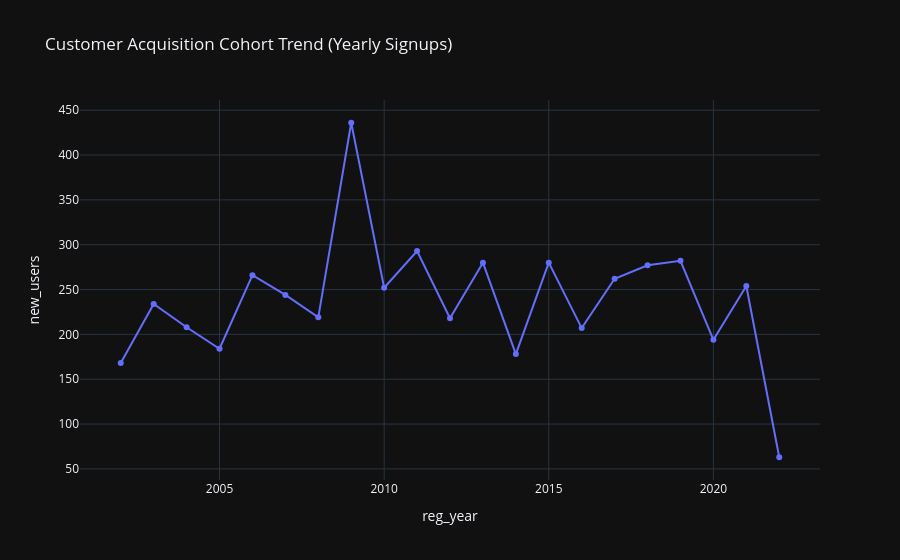

Notebook code cell kept with this figure:
### Markdown cell above
### 💡 Key Insights: Relative Inactivity & Retained Balance

* **Activity vs. Liquidity Paradox**: **Highly Active (Q1)** users make up the largest chunk of customers (>1,500), but **Active (Q2)** customers hold the highest average retained balance.
* **Capital Retention Dynamics**: Q1 users have high transaction frequency, but their retained balance shows net outflow. In contrast, Q2 users consistently park capital on the platform.
* **Strategic Recommendation**: Target the Q2 cohort with VIP retention incentives to maintain core liquidity, and introduce automated high-yield savings products for Q1 users to encourage capital retention over frequent withdrawals.

### Code cell
# Convert registration date to datetime year
df['reg_year'] = pd.to_datetime(df['registration_date']).dt.year

cohort_summary = df.groupby('reg_year').agg(
    new_users=('user_id', 'count'),
    avg_volume=('total_volume_processed', 'mean')
).reset_index()

fig_cohort = px.line(
    cohort_summary,
    x='reg_year',
    y='new_users',
    markers=True,
    title='Customer Acquisition Cohort Trend (Yearly Signups)',
    template='plotly_dark'
)
fig_cohort.show()

### Figure 1 — Plotly figure (JSON) as saved in the notebook; plotly's stock layout.template omitted (floating-point values rounded to 4 significant figures)
{"data": [{"hovertemplate": "reg_year=%{x}<br>new_users=%{y}<extra></extra>", "legendgroup": "", "line": {"color": "#636efa", "dash": "solid"}, "marker": {"symbol": "circle"}, "mode": "lines+markers", "name": "", "orientation": "v", "showlegend": false, "type": "scatter", "x": [2002, 2003, 2004, 2005, 2006, 2007, 2008, 2009, 2010, 2011, 2012, 2013, 2014, 2015, 2016, 2017, 2018, 2019, 2020, 2021, 2022], "xaxis": "x", "y": [168, 234, 208, 184, 266, 244, 219, 436, 252, 293, 218, 280, 178, 280, 207, 262, 277, 282, 194, 254, 63], "yaxis": "y"}], "layout": {"legend": {"tracegroupgap": 0}, "title": {"text": "Customer Acquisition Cohort Trend (Yearly Signups)"}, "xaxis": {"anchor": "y", "domain": [0, 1], "title": {"text": "reg_year"}}, "yaxis": {"anchor": "x", "domain": [0, 1], "title": {"text": "new_users"}}}}
